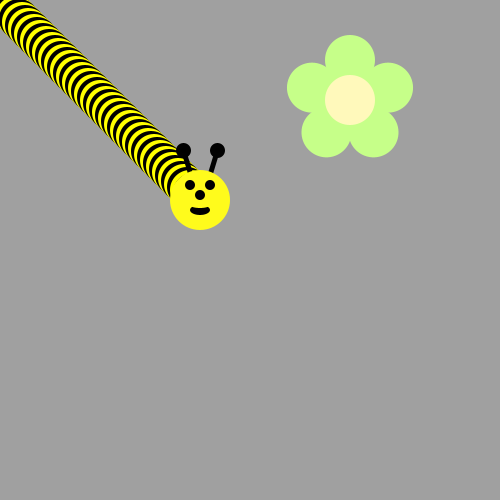
Frame 1 (no input)
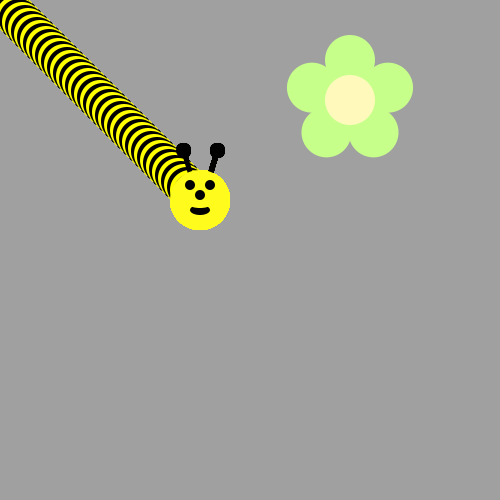
Frame 60 (the mouse pressed at the canvas centre just before this capture)
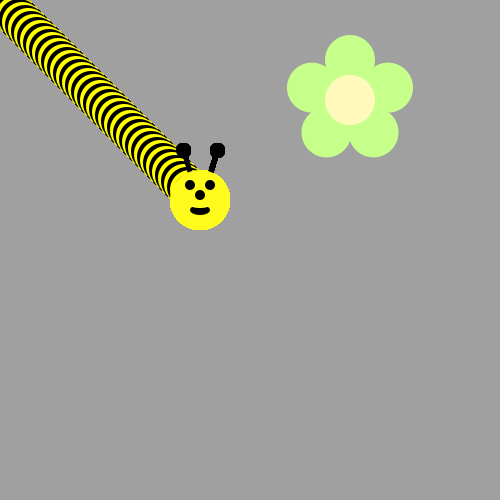
Frame 120 (the mouse held since frame 60 and released just before this capture)

The Processing sketch that drew these frames (run headless with seeded random() and noise(); from frame 60 on, the mouse is pressed at the canvas centre):

// Processing sketch: bumble_bee
// ── bumble_bee.pde

void setup() {
     ellipseMode(CENTER);
     size(500, 500);
     background(160, 160, 160);
     drawFlower(350, 100);
}

void draw() {
  for (int i = 1; i < 200; i++) {
  if (i % 2 == 0) {
    fill(255, 255, 0);
  } else {
    fill(0, 0, 0);
  }
  ellipse(i, i, 40, 40);
  i = i + 1;
  i++;
  }
  drawBeeFace(200, 200);
// First run the program and you should see a flower.  
  
  
/* Then, use a loop to make a body for the Bee! 
(see the image on the recipe, it's a diagonal line of circles)
Use modulo to make the colors alternate between yellow and black
*/



/*
Now put his head on using drawBeeFace(x,y)
*/

}

/**************   Use these methods but  DON'T CHANGE THE CODE BELOW  **************/

void drawFlower(int x, int y) {
     noStroke();
     translate(x, y);
     // draw 5 petals, rotating after each one
     fill(#c6ff89);      // green
      for (int i = 0; i < 5; i++) {
           ellipse(0, -40, 50, 50);
          rotate(radians(72));
     }
     fill(#fff9bb); // light yellow
     ellipse(0, 0, 50, 50);
} 
void drawBeeFace(int BeeFaceX, int BeeFaceY) {
     noStroke();
     fill(0, 0, 0);
     stroke(1);
     strokeWeight(5);
     line(BeeFaceX-10, BeeFaceY-27, BeeFaceX-17, BeeFaceY-50);
     line(BeeFaceX+10, BeeFaceY-27, BeeFaceX+17, BeeFaceY-50);
     ellipse(BeeFaceX-17, BeeFaceY-50, 10, 10);
     ellipse(BeeFaceX+17, BeeFaceY-50, 10, 10);
     noStroke();
     fill(255, 251, 28);
     ellipse(BeeFaceX, BeeFaceY, 60, 60); // face
     fill(255, 237, 209);
     fill(0,0,0);
      ellipse(BeeFaceX-10, BeeFaceY-15, 10, 10); // eyes
     ellipse(BeeFaceX+10, BeeFaceY-15, 10, 10);
      ellipse(BeeFaceX, BeeFaceY-5, 10, 10); // nose
      ellipse(BeeFaceX, BeeFaceY+10, 20, 10);// mouth
     fill(255, 251, 28);
     ellipse(BeeFaceX, BeeFaceY+5, 20, 6);
}
